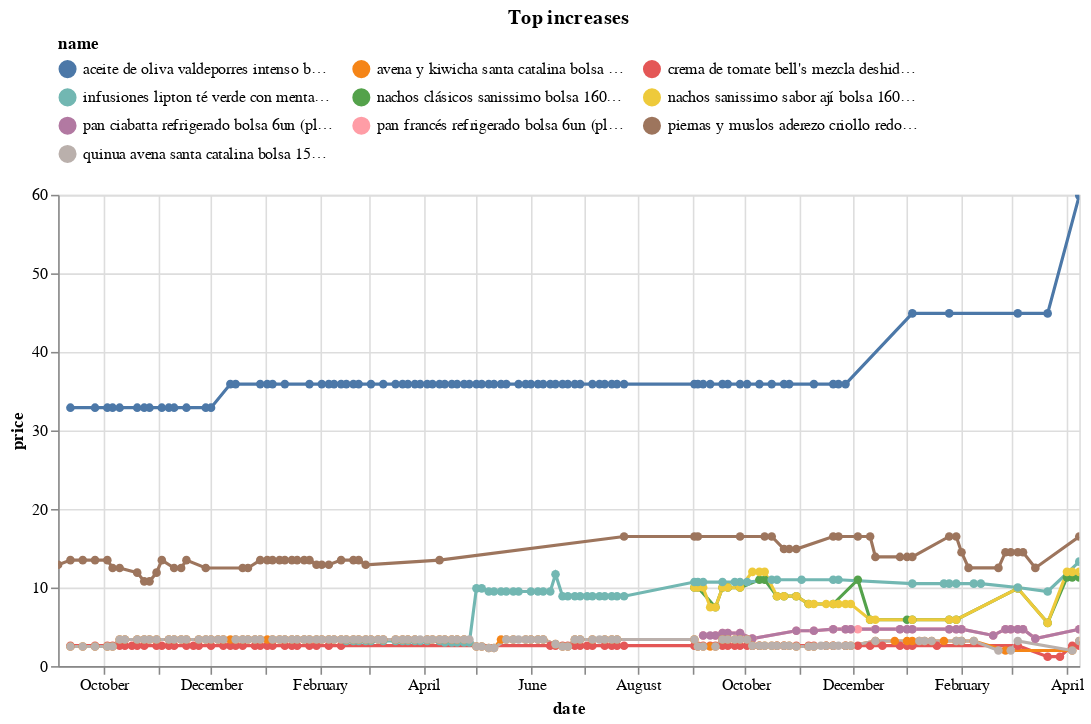

Notebook code cell kept with this figure:
### Code cell
(top_changes
 .sort_values('change')
 .tail(10)
 .pipe(plot_changes, 'Top increases')
)

### Figure 1 — Vega-Lite specification as saved in the notebook (floating-point values rounded to 4 significant figures; data arrays with more than 128 entries replaced by an {"elided": "..."} marker saying what was removed)
{"config": {"view": {"continuousWidth": 300, "continuousHeight": 300}, "legend": {"columns": 3, "orient": "top"}}, "data": {"name": "data-ff5b2f00fc59efd2ba260ff3b7bf88d8"}, "mark": {"type": "line", "point": true}, "encoding": {"color": {"field": "name", "scale": {"domain": ["aceite de oliva valdeporres intenso botella 1l (plaza_vea)", "avena y kiwicha santa catalina bolsa 150g (plaza_vea)", "crema de tomate bell's mezcla deshidratada bolsa 68g (plaza_vea)", "infusiones lipton té verde con menta caja 20un (plaza_vea)", "nachos clásicos sanissimo bolsa 160g (plaza_vea)", "nachos sanissimo sabor ají bolsa 160g (plaza_vea)", "pan ciabatta refrigerado bolsa 6un (plaza_vea)", "pan francés refrigerado bolsa 6un (plaza_vea)", "piernas y muslos aderezo criollo redondos bolsa 650g (plaza_vea)", "quinua avena santa catalina bolsa 150g (plaza_vea)"]}, "type": "nominal"}, "tooltip": [{"field": "name", "type": "nominal"}, {"field": "price", "type": "quantitative"}, {"field": "last_price", "type": "quantitative"}], "x": {"field": "date", "type": "temporal"}, "y": {"field": "price", "type": "quantitative"}}, "params": [{"name": "param_5", "select": {"type": "point", "fields": ["name"]}, "bind": "legend"}, {"name": "param_6", "select": {"type": "interval", "encodings": ["x", "y"]}, "bind": "scales"}], "title": "Top increases", "transform": [{"filter": {"param": "param_5"}}], "width": 650, "$schema": "https://vega.github.io/schema/vega-lite/v5.17.0.json", "datasets": {"data-ff5b2f00fc59efd2ba260ff3b7bf88d8": {"elided": "626 records"}}}
